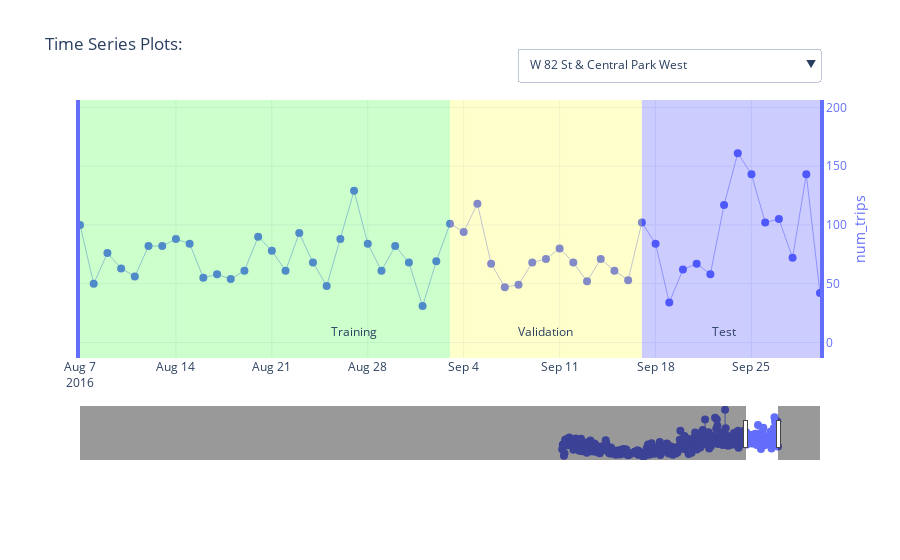

Notebook cell for this chart:
### Markdown cell above
### Plot Time Series

Create an interactive chart for review individual time series (bike stations) and scrolling through the time range by using [Plotly](https://plotly.com/python/):

### Code cell
# NA values in Pandas will not convert to JSON which Plotly uses:
rawSeries = rawSeries.fillna(np.nan).replace([np.nan], [None])

# create a figure:
fig = go.Figure()

# get a list of colors to use:
colors = px.colors.qualitative.Plotly

# list of columns to plot over time : target and covariates
variables = [TARGET_COLUMN] # + COVARIATE_COLUMNS # no covariate for univarate forecasting

# create dropdown/button to toggle series
buttons = []
b = 0 # default button index

# iterate through series:
series = rawSeries[SERIES_COLUMN].unique().tolist()[0:viz_limit]
for s in series:
    # iterate trhough columns
    for y, v in enumerate(variables):
        fig.add_trace(
            go.Scatter(
                x = rawSeries[rawSeries[SERIES_COLUMN]==s][TIME_COLUMN],
                y = rawSeries[rawSeries[SERIES_COLUMN]==s][v],
                name = f'{v}',
                text = rawSeries[rawSeries[SERIES_COLUMN]==s][v],
                yaxis = f"y{y+1}",
                hoverinfo='name+x+text',
                line = {'width': 0.5},
                marker = {'size': 8},
                mode = 'lines+markers',
                showlegend = False,
                visible = (b==0) # make a series visible as default: this uses the first series
            )
        )
    
    # which button to show:
    ff = 0 # count of forecast related traces add to each series
    which_buttons = [False] * len(series) * (len(variables) + ff)
    which_buttons[b * (len(variables) +ff):(b+1)*(len(variables) + ff)] = [True] * (len(variables) + ff)

    # create button for series:
    button = dict(
        label = s,
        method = 'update',
        args = [{'visible': which_buttons}]
    )
    buttons.append(button)
    b += 1

# add split regions: training
fig.add_shape(
    fillcolor = 'rgba(0, 255, 0, 0.2)',
    line = {'width': 0},
    type = 'rect',
    x0 = keyDates['start_date'][0],
    x1 = keyDates['val_start'][0],
    xref = 'x',
    y0 = 0,
    y1 = 1,
    yref = 'paper'
)
fig.add_annotation(
    x = keyDates['val_start'][0] - (keyDates['test_start'][0]-keyDates['val_start'][0])/2,
    y = 0,
    ax = 0, ay = 0,
    yref = 'y1',
    xref = 'x',
    text = 'Training',
    yanchor = 'bottom'
)

# add split regions: validation
fig.add_shape(
    fillcolor = 'rgba(255, 255, 0, 0.2)',
    line = {'width': 0},
    type = 'rect',
    x0 = keyDates['val_start'][0],
    x1 = keyDates['test_start'][0],
    xref = 'x',
    y0 = 0,
    y1 = 1,
    yref = 'paper'
)
fig.add_annotation(
    x = keyDates['val_start'][0] + (keyDates['test_start'][0]-keyDates['val_start'][0])/2,
    y = 0,
    ax = 0, ay = 0,
    yref = 'y1',
    xref = 'x',
    text = 'Validation',
    yanchor = 'bottom'
)

# add split regions: test
fig.add_shape(
    fillcolor = 'rgba(0, 0, 255, 0.2)',
    line = {'width': 0},
    type = 'rect',
    x0 = keyDates['test_start'][0],
    x1 = keyDates['end_date'][0],
    xref = 'x',
    y0 = 0,
    y1 = 1,
    yref = 'paper'
)
fig.add_annotation(
    x = keyDates['test_start'][0] + (keyDates['end_date'][0]-keyDates['test_start'][0])/2,
    y = 0,
    ax = 0, ay = 0,
    yref = 'y1',
    xref = 'x',
    text = 'Test',
    yanchor = 'bottom'
)

# configure axes layout:
layout = dict(
    xaxis =  dict(
        range = [keyDates['end_date'][0] - 2*(keyDates['end_date'][0] - keyDates['val_start'][0]), keyDates['end_date'][0]],
        rangeslider = dict(
            autorange = True,
            range = [keyDates['start_date'][0], keyDates['end_date'][0]]
        ),
        type = 'date'
    )
)
for v, variable in enumerate(variables):
    layout[f'yaxis{v+1}'] = dict(
        anchor = 'x',
        domain = [v*(1/len(variables)), (v+1)*(1/len(variables))],
        autorange = True,
        mirror = True,
        autoshift = True,
        title = dict(text = variable, standoff = 10 + 20 * (v % 2), font = dict(color = colors[v])),
        tickfont = dict(color = colors[v]),
        tickmode = 'auto',
        linecolor = colors[v],
        linewidth = 4,
        showline = True,
        side = 'right',
        type = 'linear',
        zeroline = False
    )

# final update of display before rendering
fig.update_layout(
    layout,
    title = 'Time Series Plots:',
    dragmode="zoom",
    hovermode="x",
    legend=dict(traceorder="reversed"),
    height=600,
    template="plotly_white",
    margin=dict(
        t=100,
        b=100
    ),
    updatemenus = [
        dict(
            buttons = buttons,
            type = 'dropdown',
            direction = 'down',
            x = 1,
            y = 1.2,
            showactive = True
        )
    ]
)

# render the interactive plot:
fig.show()

### Figure 1 — Plotly figure (JSON) as saved in the notebook; plotly's stock layout.template omitted (floating-point values rounded to 4 significant figures; data arrays with more than 128 entries replaced by an {"elided": "..."} marker saying what was removed)
{"data": [{"hoverinfo": "name+x+text", "line": {"width": 0.5}, "marker": {"size": 8}, "mode": "lines+markers", "name": "num_trips", "showlegend": false, "text": [14, 151, 255, 328, 259, 96, 117, 142, 129, 186, 221, 148, 151, 131, 132, 175, 269, 272, 39, 120, 164, 158, 137, 241, 288, 125, 120, 114, 93, 33], "type": "scatter", "visible": false, "x": ["2016-09-01", "2016-09-02", "2016-09-03", "2016-09-04", "2016-09-05", "2016-09-06", "2016-09-07", "2016-09-08", "2016-09-09", "2016-09-10", "2016-09-11", "2016-09-12", "2016-09-13", "2016-09-14", "2016-09-15", "2016-09-16", "2016-09-17", "2016-09-18", "2016-09-19", "2016-09-20", "2016-09-21", "2016-09-22", "2016-09-23", "2016-09-24", "2016-09-25", "2016-09-26", "2016-09-27", "2016-09-28", "2016-09-29", "2016-09-30"], "y": [14, 151, 255, 328, 259, 96, 117, 142, 129, 186, 221, 148, 151, 131, 132, 175, 269, 272, 39, 120, 164, 158, 137, 241, 288, 125, 120, 114, 93, 33], "yaxis": "y"}, {"hoverinfo": "name+x+text", "line": {"width": 0.5}, "marker": {"size": 8}, "mode": "lines+markers", "name": "num_trips", "showlegend": false, "text": {"elided": "1177 int values"}, "type": "scatter", "visible": false, "x": {"elided": "1177 str values"}, "y": {"elided": "1177 int values"}, "yaxis": "y"}, {"hoverinfo": "name+x+text", "line": {"width": 0.5}, "marker": {"size": 8}, "mode": "lines+markers", "name": "num_trips", "showlegend": false, "text": [85, 135, 240, 301, 132, 69, 63, 69, 48, 62, 100, 70, 60, 96, 73, 67, 111, 124, 76, 78, 83, 78, 80, 114, 140, 56, 83, 96, 40, 138, 146, 173, 159, 64, 108, 85, 82, 120, 161, 77, 86, 98, 75, 103, 153, 164, 18, 108, 111, 68, 109, 123, 139, 92, 87, 86, 104, 39], "type": "scatter", "visible": false, "x": ["2016-08-04", "2016-08-05", "2016-08-06", "2016-08-07", "2016-08-08", "2016-08-09", "2016-08-10", "2016-08-11", "2016-08-12", "2016-08-13", "2016-08-14", "2016-08-15", "2016-08-16", "2016-08-17", "2016-08-18", "2016-08-19", "2016-08-20", "2016-08-21", "2016-08-22", "2016-08-23", "2016-08-24", "2016-08-25", "2016-08-26", "2016-08-27", "2016-08-28", "2016-08-29", "2016-08-30", "2016-08-31", "2016-09-01", "2016-09-02", "2016-09-03", "2016-09-04", "2016-09-05", "2016-09-06", "2016-09-07", "2016-09-08", "2016-09-09", "2016-09-10", "2016-09-11", "2016-09-12", "2016-09-13", "2016-09-14", "2016-09-15", "2016-09-16", "2016-09-17", "2016-09-18", "2016-09-19", "2016-09-20", "2016-09-21", "2016-09-22", "2016-09-23", "2016-09-24", "2016-09-25", "2016-09-26", "2016-09-27", "2016-09-28", "2016-09-29", "2016-09-30"], "y": [85, 135, 240, 301, 132, 69, 63, 69, 48, 62, 100, 70, 60, 96, 73, 67, 111, 124, 76, 78, 83, 78, 80, 114, 140, 56, 83, 96, 40, 138, 146, 173, 159, 64, 108, 85, 82, 120, 161, 77, 86, 98, 75, 103, 153, 164, 18, 108, 111, 68, 109, 123, 139, 92, 87, 86, 104, 39], "yaxis": "y"}, {"hoverinfo": "name+x+text", "line": {"width": 0.5}, "marker": {"size": 8}, "mode": "lines+markers", "name": "num_trips", "showlegend": false, "text": [44, 40, 28, 30, 30, 35, 51, 24, 39, 25, 31, 44, 74, 83, 28, 31, 43, 55, 49, 57, 95, 33, 59, 41, 9, 24, 29, 2, 95, 23, 14, 37, 41, 78, 84, 25, 38, 18, 53, 51, 87, 69, 7, 26, 43, 27, 32, 63, 60, 47, 24, 41, 16, 13], "type": "scatter", "visible": false, "x": ["2016-08-08", "2016-08-09", "2016-08-10", "2016-08-11", "2016-08-12", "2016-08-13", "2016-08-14", "2016-08-15", "2016-08-16", "2016-08-17", "2016-08-18", "2016-08-19", "2016-08-20", "2016-08-21", "2016-08-22", "2016-08-23", "2016-08-24", "2016-08-25", "2016-08-26", "2016-08-27", "2016-08-28", "2016-08-29", "2016-08-30", "2016-08-31", "2016-09-01", "2016-09-02", "2016-09-03", "2016-09-04", "2016-09-05", "2016-09-06", "2016-09-07", "2016-09-08", "2016-09-09", "2016-09-10", "2016-09-11", "2016-09-12", "2016-09-13", "2016-09-14", "2016-09-15", "2016-09-16", "2016-09-17", "2016-09-18", "2016-09-19", "2016-09-20", "2016-09-21", "2016-09-22", "2016-09-23", "2016-09-24", "2016-09-25", "2016-09-26", "2016-09-27", "2016-09-28", "2016-09-29", "2016-09-30"], "y": [44, 40, 28, 30, 30, 35, 51, 24, 39, 25, 31, 44, 74, 83, 28, 31, 43, 55, 49, 57, 95, 33, 59, 41, 9, 24, 29, 2, 95, 23, 14, 37, 41, 78, 84, 25, 38, 18, 53, 51, 87, 69, 7, 26, 43, 27, 32, 63, 60, 47, 24, 41, 16, 13], "yaxis": "y"}, {"hoverinfo": "name+x+text", "line": {"width": 0.5}, "marker": {"size": 8}, "mode": "lines+markers", "name": "num_trips", "showlegend": false, "text": [28, 112, 77, 68, 62, 39, 50, 50, 36, 48, 38, 41, 47, 51, 38, 56, 55, 56, 61, 64, 59, 49, 45, 41, 23, 59, 58, 100, 51, 38, 47, 43, 42, 49, 73, 58, 75, 35, 67, 53, 75, 75, 27, 60, 54, 56, 58, 64, 65, 34, 50, 41, 40, 10], "type": "scatter", "visible": false, "x": ["2016-08-08", "2016-08-09", "2016-08-10", "2016-08-11", "2016-08-12", "2016-08-13", "2016-08-14", "2016-08-15", "2016-08-16", "2016-08-17", "2016-08-18", "2016-08-19", "2016-08-20", "2016-08-21", "2016-08-22", "2016-08-23", "2016-08-24", "2016-08-25", "2016-08-26", "2016-08-27", "2016-08-28", "2016-08-29", "2016-08-30", "2016-08-31", "2016-09-01", "2016-09-02", "2016-09-03", "2016-09-04", "2016-09-05", "2016-09-06", "2016-09-07", "2016-09-08", "2016-09-09", "2016-09-10", "2016-09-11", "2016-09-12", "2016-09-13", "2016-09-14", "2016-09-15", "2016-09-16", "2016-09-17", "2016-09-18", "2016-09-19", "2016-09-20", "2016-09-21", "2016-09-22", "2016-09-23", "2016-09-24", "2016-09-25", "2016-09-26", "2016-09-27", "2016-09-28", "2016-09-29", "2016-09-30"], "y": [28, 112, 77, 68, 62, 39, 50, 50, 36, 48, 38, 41, 47, 51, 38, 56, 55, 56, 61, 64, 59, 49, 45, 41, 23, 59, 58, 100, 51, 38, 47, 43, 42, 49, 73, 58, 75, 35, 67, 53, 75, 75, 27, 60, 54, 56, 58, 64, 65, 34, 50, 41, 40, 10], "yaxis": "y"}, {"hoverinfo": "name+x+text", "line": {"width": 0.5}, "marker": {"size": 8}, "mode": "lines+markers", "name": "num_trips", "showlegend": false, "text": {"elided": "359 int values"}, "type": "scatter", "visible": false, "x": {"elided": "359 str values"}, "y": {"elided": "359 int values"}, "yaxis": "y"}, {"hoverinfo": "name+x+text", "line": {"width": 0.5}, "marker": {"size": 8}, "mode": "lines+markers", "name": "num_trips", "showlegend": false, "text": {"elided": "361 int values"}, "type": "scatter", "visible": false, "x": {"elided": "361 str values"}, "y": {"elided": "361 int values"}, "yaxis": "y"}, {"hoverinfo": "name+x+text", "line": {"width": 0.5}, "marker": {"size": 8}, "mode": "lines+markers", "name": "num_trips", "showlegend": false, "text": {"elided": "355 int values"}, "type": "scatter", "visible": false, "x": {"elided": "355 str values"}, "y": {"elided": "355 int values"}, "yaxis": "y"}, {"hoverinfo": "name+x+text", "line": {"width": 0.5}, "marker": {"size": 8}, "mode": "lines+markers", "name": "num_trips", "showlegend": false, "text": {"elided": "345 int values"}, "type": "scatter", "visible": false, "x": {"elided": "345 str values"}, "y": {"elided": "345 int values"}, "yaxis": "y"}, {"hoverinfo": "name+x+text", "line": {"width": 0.5}, "marker": {"size": 8}, "mode": "lines+markers", "name": "num_trips", "showlegend": false, "text": {"elided": "1179 int values"}, "type": "scatter", "visible": false, "x": {"elided": "1179 str values"}, "y": {"elided": "1179 int values"}, "yaxis": "y"}, {"hoverinfo": "name+x+text", "line": {"width": 0.5}, "marker": {"size": 8}, "mode": "lines+markers", "name": "num_trips", "showlegend": false, "text": [42, 71, 108, 107, 103, 78, 90, 99, 67, 143, 152, 84, 94, 83, 96, 80, 151, 133, 59, 112, 121, 35, 86, 64, 75, 60, 58, 58, 77, 60, 69, 95, 60, 86, 55, 64, 66, 101, 106, 32, 70, 77, 82, 72, 67, 57, 39, 71, 69, 60, 32], "type": "scatter", "visible": false, "x": ["2016-08-11", "2016-08-12", "2016-08-13", "2016-08-14", "2016-08-15", "2016-08-16", "2016-08-17", "2016-08-18", "2016-08-19", "2016-08-20", "2016-08-21", "2016-08-22", "2016-08-23", "2016-08-24", "2016-08-25", "2016-08-26", "2016-08-27", "2016-08-28", "2016-08-29", "2016-08-30", "2016-08-31", "2016-09-01", "2016-09-02", "2016-09-03", "2016-09-04", "2016-09-05", "2016-09-06", "2016-09-07", "2016-09-08", "2016-09-09", "2016-09-10", "2016-09-11", "2016-09-12", "2016-09-13", "2016-09-14", "2016-09-15", "2016-09-16", "2016-09-17", "2016-09-18", "2016-09-19", "2016-09-20", "2016-09-21", "2016-09-22", "2016-09-23", "2016-09-24", "2016-09-25", "2016-09-26", "2016-09-27", "2016-09-28", "2016-09-29", "2016-09-30"], "y": [42, 71, 108, 107, 103, 78, 90, 99, 67, 143, 152, 84, 94, 83, 96, 80, 151, 133, 59, 112, 121, 35, 86, 64, 75, 60, 58, 58, 77, 60, 69, 95, 60, 86, 55, 64, 66, 101, 106, 32, 70, 77, 82, 72, 67, 57, 39, 71, 69, 60, 32], "yaxis": "y"}, {"hoverinfo": "name+x+text", "line": {"width": 0.5}, "marker": {"size": 8}, "mode": "lines+markers", "name": "num_trips", "showlegend": false, "text": {"elided": "359 int values"}, "type": "scatter", "visible": true, "x": {"elided": "359 str values"}, "y": {"elided": "359 int values"}, "yaxis": "y"}], "layout": {"annotations": [{"ax": 0, "ay": 0, "text": "Training", "x": "2016-08-27", "xref": "x", "y": 0, "yanchor": "bottom", "yref": "y"}, {"ax": 0, "ay": 0, "text": "Validation", "x": "2016-09-10", "xref": "x", "y": 0, "yanchor": "bottom", "yref": "y"}, {"ax": 0, "ay": 0, "text": "Test", "x": "2016-09-23", "xref": "x", "y": 0, "yanchor": "bottom", "yref": "y"}], "autosize": true, "dragmode": "zoom", "hovermode": "x", "legend": {"traceorder": "reversed"}, "margin": {"b": 100, "t": 100}, "shapes": [{"fillcolor": "rgba(0, 255, 0, 0.2)", "line": {"width": 0}, "type": "rect", "x0": "2013-07-01", "x1": "2016-09-03", "xref": "x", "y0": 0, "y1": 1, "yref": "paper"}, {"fillcolor": "rgba(255, 255, 0, 0.2)", "line": {"width": 0}, "type": "rect", "x0": "2016-09-03", "x1": "2016-09-17", "xref": "x", "y0": 0, "y1": 1, "yref": "paper"}, {"fillcolor": "rgba(0, 0, 255, 0.2)", "line": {"width": 0}, "type": "rect", "x0": "2016-09-17", "x1": "2016-09-30", "xref": "x", "y0": 0, "y1": 1, "yref": "paper"}], "title": {"text": "Time Series Plots:"}, "updatemenus": [{"active": 11, "buttons": [{"args": [{"visible": [true, false, false, false, false, false, false, false, false, false, false, false]}], "label": "Central Park North & Adam Clayton Powell Blvd", "method": "update"}, {"args": [{"visible": [false, true, false, false, false, false, false, false, false, false, false, false]}], "label": "Central Park S & 6 Ave", "method": "update"}, {"args": [{"visible": [false, false, true, false, false, false, false, false, false, false, false, false]}], "label": "Central Park W & W 96 St", "method": "update"}, {"args": [{"visible": [false, false, false, true, false, false, false, false, false, false, false, false]}], "label": "Central Park West & W 100 St", "method": "update"}, {"args": [{"visible": [false, false, false, false, true, false, false, false, false, false, false, false]}], "label": "Central Park West & W 102 St", "method": "update"}, {"args": [{"visible": [false, false, false, false, false, true, false, false, false, false, false, false]}], "label": "Central Park West & W 68 St", "method": "update"}, {"args": [{"visible": [false, false, false, false, false, false, true, false, false, false, false, false]}], "label": "Central Park West & W 72 St", "method": "update"}, {"args": [{"visible": [false, false, false, false, false, false, false, true, false, false, false, false]}], "label": "Central Park West & W 76 St", "method": "update"}, {"args": [{"visible": [false, false, false, false, false, false, false, false, true, false, false, false]}], "label": "Central Park West & W 85 St", "method": "update"}, {"args": [{"visible": [false, false, false, false, false, false, false, false, false, true, false, false]}], "label": "Grand Army Plaza & Central Park S", "method": "update"}, {"args": [{"visible": [false, false, false, false, false, false, false, false, false, false, true, false]}], "label": "W 106 St & Central Park West", "method": "update"}, {"args": [{"visible": [false, false, false, false, false, false, false, false, false, false, false, true]}], "label": "W 82 St & Central Park West", "method": "update"}], "direction": "down", "showactive": true, "type": "dropdown", "x": 1, "y": 1.2}], "xaxis": {"range": ["2016-08-07", "2016-09-30"], "rangeslider": {"autorange": true, "range": ["2013-07-01", "2016-12-10 07:51:50.2041"], "yaxis": {"_template": null, "rangemode": "match"}}, "type": "date"}, "yaxis": {"anchor": "x", "autorange": true, "autoshift": true, "domain": [0, 1], "linecolor": "#636EFA", "linewidth": 4, "mirror": true, "range": [-12.64, 205.6], "showline": true, "side": "right", "tickfont": {"color": "#636EFA"}, "tickmode": "auto", "title": {"font": {"color": "#636EFA"}, "standoff": 10, "text": "num_trips"}, "type": "linear", "zeroline": false}}}
